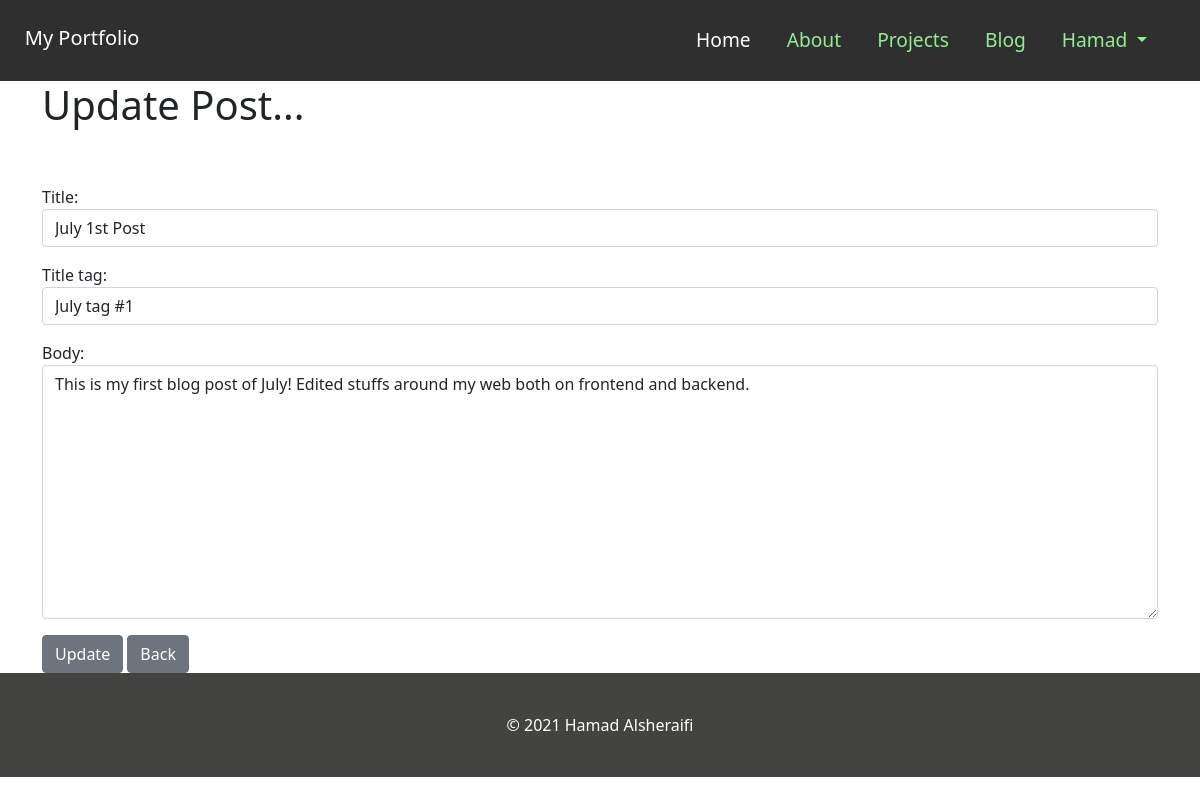
The app's page /blog/article/edit/9 (signed in) with its own data.
### website/models.py (models this page shows, shortened)
class Post(models.Model):
    title = models.CharField(max_length=255)
    title_tag = models.CharField(max_length=255)
    author = models.ForeignKey(User, on_delete=models.CASCADE)
    body = models.TextField()
    post_date = models.DateField(auto_now_add=True)

### website/views.py (the view)
# urls.py: path('blog/article/edit/<int:pk>', UpdatePostView.as_view(), name='update_post'),
class UpdatePostView(UpdateView):
    model = Post
    form_class = EditForm
    template_name = 'update_post.html'

### website/forms.py
class EditForm(forms.ModelForm):
    class Meta:
        model = Post
        fields = ('title', 'title_tag', 'body')
        widgets = {
            'title': forms.TextInput(attrs={'class': 'form-control', 'placeholder': 'Enter Title'}),
            'title_tag': forms.TextInput(attrs={'class': 'form-control'}),
            'body': forms.Textarea(attrs={'class': 'form-control'}),
        }

### website/templates/update_post.html (shortened to what this page needs)
{% extends 'base.html' %}
{% block content %}
    {% if user.is_authenticated %}
        <div class="container">
            <div class="form-group">
                <h1>Update Post...</h1>
                <br><br>
                <form method="post">
                    {{ form.as_p }}
                    <button class="btn btn-secondary">Update</button>
                    <a href="{% url 'blog' %}" class="btn btn-secondary">Back</a>
                </form>
            </div>
        </div>
    {% else %}
        You are not logged in!
    {% endif %}
{% endblock %}

### website/templates/base.html (shortened to what this page needs)
{% load static %}
<!doctype html>
<html lang="en">
  <head>
    <link href="https://cdn.jsdelivr.net/npm/bootstrap@5.0.1/dist/css/bootstrap.min.css" rel="stylesheet"
>
    <link rel="stylesheet" href="{% static 'css/base.css' %}">
  </head>
  <body>
    <nav class="navbar navbar-expand-md sticky-top">
      <div class="container-fluid">
        <a class="navbar-brand" href="{% url 'home' %}">My Portfolio</a>
        <div class="collapse navbar-collapse" id="navbarNav">
          <ul class="navbar-nav ms-auto">
            <li class="nav-item">
              <a class="nav-link active" aria-current="page" href="{% url 'home' %}">Home</a>
            </li>
            <li class="nav-item">
              <a class="nav-link" href="{% url 'about' %}">About</a>
            </li>
            <li class="nav-item">
              <a class="nav-link" href="{% url 'projects' %}">Projects</a>
            </li>
            <li class="nav-item">
              <a class="nav-link" href="{% url 'blog' %}">Blog</a>
            </li>
            <li class="nav-item dropdown">
              {% if user.is_authenticated %}
                <a class="nav-link dropdown-toggle" href="#" role="button" data-bs-toggle="dropdown"
                   aria-expanded="false">{{ user.first_name }}
                </a>
              {% else %}
                <a class="nav-link dropdown-toggle" href="#" role="button" data-bs-toggle="dropdown"
                   aria-expanded="false">Account
                </a>
              {% endif %}
            </li>
          </ul>
        </div>
      </div>
    </nav>
        {% block content %}
        {% endblock %}
    <footer class="page-footer font-small special-color-dark pt-4 navbar-static-bottom">
      <div class="footer-copyright text-center py-3">
        © 2021 Hamad Alsheraifi
      </div>
    </footer>
  </body>
</html>

### website/static/css/base.css (style rules this page uses)
html, body { background: linear-gradient(rgba(0.0,0.0,0.0,0.0), rgba(0.0,0.0,0.0,0.0)); width: 100%; height: 100%; margin: 0px; padding: 0px; overflow-x: hidden; }
.navbar { padding: .8rem; background-color: #302F2F; font-size: 1.2em; }
.navbar-brand { min-height: 55px; color: white; padding-top: 10px; }
.navbar-expand-md .navbar-nav li a { color: lightgreen; }
.navbar-expand-md .navbar-nav li a:hover, .navbar-expand-md .navbar-nav li a.active { color: white; }
.navbar-nav li { padding-right: 20px; }
footer { background: #434442; }
.footer-copyright { color: white; min-height: 80px; }

### records on screen
Post: title "July 1st Post", title_tag "July tag #1", body "This is my first blog post of July! Edited stuffs around my web both on frontend and backend."

### other values on screen
{{ user.first_name }} "Hamad"
